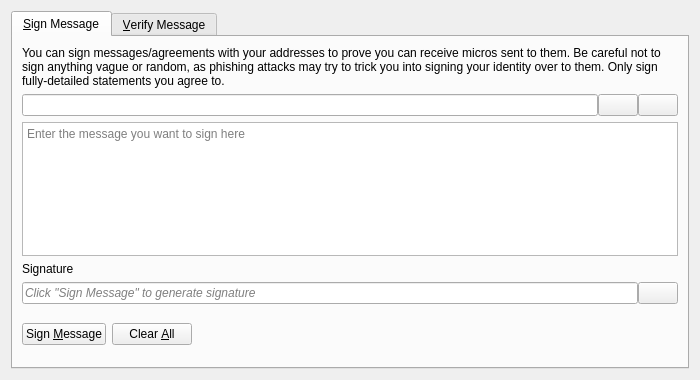
<?xml version="1.0" encoding="UTF-8"?>
<ui version="4.0">
 <class>SignVerifyMessageDialog</class>
 <widget class="QDialog" name="SignVerifyMessageDialog">
  <property name="geometry">
   <rect>
    <x>0</x>
    <y>0</y>
    <width>700</width>
    <height>380</height>
   </rect>
  </property>
  <property name="windowTitle">
   <string>Signatures - Sign / Verify a Message</string>
  </property>
  <property name="modal">
   <bool>true</bool>
  </property>
  <layout class="QVBoxLayout" name="verticalLayout">
   <item>
    <widget class="QTabWidget" name="tabWidget">
     <property name="currentIndex">
      <number>0</number>
     </property>
     <widget class="QWidget" name="tabSignMessage">
      <attribute name="title">
       <string>&amp;Sign Message</string>
      </attribute>
      <layout class="QVBoxLayout" name="verticalLayout_SM">
       <item>
        <widget class="QLabel" name="infoLabel_SM">
         <property name="text">
          <string>You can sign messages/agreements with your addresses to prove you can receive micros sent to them. Be careful not to sign anything vague or random, as phishing attacks may try to trick you into signing your identity over to them. Only sign fully-detailed statements you agree to.</string>
         </property>
         <property name="textFormat">
          <enum>Qt::PlainText</enum>
         </property>
         <property name="wordWrap">
          <bool>true</bool>
         </property>
        </widget>
       </item>
       <item>
        <layout class="QHBoxLayout" name="horizontalLayout_1_SM">
         <property name="spacing">
          <number>0</number>
         </property>
         <item>
          <widget class="QValidatedLineEdit" name="addressIn_SM">
           <property name="toolTip">
            <string>The MicroBitcoin address to sign the message with</string>
           </property>
          </widget>
         </item>
         <item>
          <widget class="QPushButton" name="addressBookButton_SM">
           <property name="toolTip">
            <string>Choose previously used address</string>
           </property>
           <property name="text">
            <string/>
           </property>
           <property name="icon">
            <iconset resource="../micro.qrc">
             <normaloff>:/icons/address-book</normaloff>:/icons/address-book</iconset>
           </property>
           <property name="shortcut">
            <string>Alt+A</string>
           </property>
           <property name="autoDefault">
            <bool>false</bool>
           </property>
          </widget>
         </item>
         <item>
          <widget class="QPushButton" name="pasteButton_SM">
           <property name="toolTip">
            <string>Paste address from clipboard</string>
           </property>
           <property name="text">
            <string/>
           </property>
           <property name="icon">
            <iconset resource="../micro.qrc">
             <normaloff>:/icons/editpaste</normaloff>:/icons/editpaste</iconset>
           </property>
           <property name="shortcut">
            <string>Alt+P</string>
           </property>
           <property name="autoDefault">
            <bool>false</bool>
           </property>
          </widget>
         </item>
        </layout>
       </item>
       <item>
        <widget class="QPlainTextEdit" name="messageIn_SM">
         <property name="toolTip">
          <string>Enter the message you want to sign here</string>
         </property>
         <property name="placeholderText">
          <string>Enter the message you want to sign here</string>
         </property>
        </widget>
       </item>
       <item>
        <widget class="QLabel" name="signatureLabel_SM">
         <property name="text">
          <string>Signature</string>
         </property>
         <property name="textFormat">
          <enum>Qt::PlainText</enum>
         </property>
        </widget>
       </item>
       <item>
        <layout class="QHBoxLayout" name="horizontalLayout_2_SM">
         <property name="spacing">
          <number>0</number>
         </property>
         <item>
          <widget class="QLineEdit" name="signatureOut_SM">
           <property name="placeholderText">
            <string>Click "Sign Message" to generate signature</string>
           </property>
           <property name="font">
            <font>
             <italic>true</italic>
            </font>
           </property>
           <property name="readOnly">
            <bool>true</bool>
           </property>
          </widget>
         </item>
         <item>
          <widget class="QPushButton" name="copySignatureButton_SM">
           <property name="toolTip">
            <string>Copy the current signature to the system clipboard</string>
           </property>
           <property name="text">
            <string/>
           </property>
           <property name="icon">
            <iconset resource="../micro.qrc">
             <normaloff>:/icons/editcopy</normaloff>:/icons/editcopy</iconset>
           </property>
           <property name="autoDefault">
            <bool>false</bool>
           </property>
          </widget>
         </item>
        </layout>
       </item>
       <item>
        <layout class="QHBoxLayout" name="horizontalLayout_3_SM">
         <item>
          <widget class="QPushButton" name="signMessageButton_SM">
           <property name="toolTip">
            <string>Sign the message to prove you own this MicroBitcoin address</string>
           </property>
           <property name="text">
            <string>Sign &amp;Message</string>
           </property>
           <property name="icon">
            <iconset resource="../micro.qrc">
             <normaloff>:/icons/edit</normaloff>:/icons/edit</iconset>
           </property>
           <property name="autoDefault">
            <bool>false</bool>
           </property>
          </widget>
         </item>
         <item>
          <widget class="QPushButton" name="clearButton_SM">
           <property name="toolTip">
            <string>Reset all sign message fields</string>
           </property>
           <property name="text">
            <string>Clear &amp;All</string>
           </property>
           <property name="icon">
            <iconset resource="../micro.qrc">
             <normaloff>:/icons/remove</normaloff>:/icons/remove</iconset>
           </property>
           <property name="autoDefault">
            <bool>false</bool>
           </property>
          </widget>
         </item>
         <item>
          <spacer name="horizontalSpacer_1_SM">
           <property name="orientation">
            <enum>Qt::Horizontal</enum>
           </property>
           <property name="sizeHint" stdset="0">
            <size>
             <width>40</width>
             <height>48</height>
            </size>
           </property>
          </spacer>
         </item>
         <item>
          <widget class="QLabel" name="statusLabel_SM">
           <property name="font">
            <font>
             <weight>75</weight>
             <bold>true</bold>
            </font>
           </property>
           <property name="text">
            <string/>
           </property>
           <property name="wordWrap">
            <bool>true</bool>
           </property>
          </widget>
         </item>
         <item>
          <spacer name="horizontalSpacer_2_SM">
           <property name="orientation">
            <enum>Qt::Horizontal</enum>
           </property>
           <property name="sizeHint" stdset="0">
            <size>
             <width>40</width>
             <height>48</height>
            </size>
           </property>
          </spacer>
         </item>
        </layout>
       </item>
      </layout>
     </widget>
     <widget class="QWidget" name="tabVerifyMessage">
      <attribute name="title">
       <string>&amp;Verify Message</string>
      </attribute>
      <layout class="QVBoxLayout" name="verticalLayout_VM">
       <item>
        <widget class="QLabel" name="infoLabel_VM">
         <property name="text">
          <string>Enter the receiver's address, message (ensure you copy line breaks, spaces, tabs, etc. exactly) and signature below to verify the message. Be careful not to read more into the signature than what is in the signed message itself, to avoid being tricked by a man-in-the-middle attack. Note that this only proves the signing party receives with the address, it cannot prove sendership of any transaction!</string>
         </property>
         <property name="textFormat">
          <enum>Qt::PlainText</enum>
         </property>
         <property name="alignment">
          <set>Qt::AlignLeading|Qt::AlignLeft|Qt::AlignTop</set>
         </property>
         <property name="wordWrap">
          <bool>true</bool>
         </property>
        </widget>
       </item>
       <item>
        <layout class="QHBoxLayout" name="horizontalLayout_1_VM">
         <property name="spacing">
          <number>0</number>
         </property>
         <item>
          <widget class="QValidatedLineEdit" name="addressIn_VM">
           <property name="toolTip">
            <string>The MicroBitcoin address the message was signed with</string>
           </property>
          </widget>
         </item>
         <item>
          <widget class="QPushButton" name="addressBookButton_VM">
           <property name="toolTip">
            <string>Choose previously used address</string>
           </property>
           <property name="text">
            <string/>
           </property>
           <property name="icon">
            <iconset resource="../micro.qrc">
             <normaloff>:/icons/address-book</normaloff>:/icons/address-book</iconset>
           </property>
           <property name="shortcut">
            <string>Alt+A</string>
           </property>
           <property name="autoDefault">
            <bool>false</bool>
           </property>
          </widget>
         </item>
        </layout>
       </item>
       <item>
        <widget class="QPlainTextEdit" name="messageIn_VM">
          <property name="toolTip">
            <string>The signed message to verify</string>
          </property>
          <property name="placeholderText">
            <string>The signed message to verify</string>
          </property>
        </widget>
       </item>
       <item>
        <widget class="QValidatedLineEdit" name="signatureIn_VM">
          <property name="toolTip">
            <string>The signature given when the message was signed</string>
          </property>
          <property name="placeholderText">
            <string>The signature given when the message was signed</string>
          </property>
        </widget>
       </item>
       <item>
        <layout class="QHBoxLayout" name="horizontalLayout_2_VM">
         <item>
          <widget class="QPushButton" name="verifyMessageButton_VM">
           <property name="toolTip">
            <string>Verify the message to ensure it was signed with the specified MicroBitcoin address</string>
           </property>
           <property name="text">
            <string>Verify &amp;Message</string>
           </property>
           <property name="icon">
            <iconset resource="../micro.qrc">
             <normaloff>:/icons/transaction_0</normaloff>:/icons/transaction_0</iconset>
           </property>
           <property name="autoDefault">
            <bool>false</bool>
           </property>
          </widget>
         </item>
         <item>
          <widget class="QPushButton" name="clearButton_VM">
           <property name="toolTip">
            <string>Reset all verify message fields</string>
           </property>
           <property name="text">
            <string>Clear &amp;All</string>
           </property>
           <property name="icon">
            <iconset resource="../micro.qrc">
             <normaloff>:/icons/remove</normaloff>:/icons/remove</iconset>
           </property>
           <property name="autoDefault">
            <bool>false</bool>
           </property>
          </widget>
         </item>
         <item>
          <spacer name="horizontalSpacer_1_VM">
           <property name="orientation">
            <enum>Qt::Horizontal</enum>
           </property>
           <property name="sizeHint" stdset="0">
            <size>
             <width>40</width>
             <height>48</height>
            </size>
           </property>
          </spacer>
         </item>
         <item>
          <widget class="QLabel" name="statusLabel_VM">
           <property name="font">
            <font>
             <weight>75</weight>
             <bold>true</bold>
            </font>
           </property>
           <property name="text">
            <string/>
           </property>
           <property name="wordWrap">
            <bool>true</bool>
           </property>
          </widget>
         </item>
         <item>
          <spacer name="horizontalSpacer_2_VM">
           <property name="orientation">
            <enum>Qt::Horizontal</enum>
           </property>
           <property name="sizeHint" stdset="0">
            <size>
             <width>40</width>
             <height>48</height>
            </size>
           </property>
          </spacer>
         </item>
        </layout>
       </item>
      </layout>
     </widget>
    </widget>
   </item>
  </layout>
 </widget>
 <customwidgets>
  <customwidget>
   <class>QValidatedLineEdit</class>
   <extends>QLineEdit</extends>
   <header>qt/qvalidatedlineedit.h</header>
  </customwidget>
 </customwidgets>
 <resources>
  <include location="../micro.qrc"/>
 </resources>
 <connections/>
</ui>
